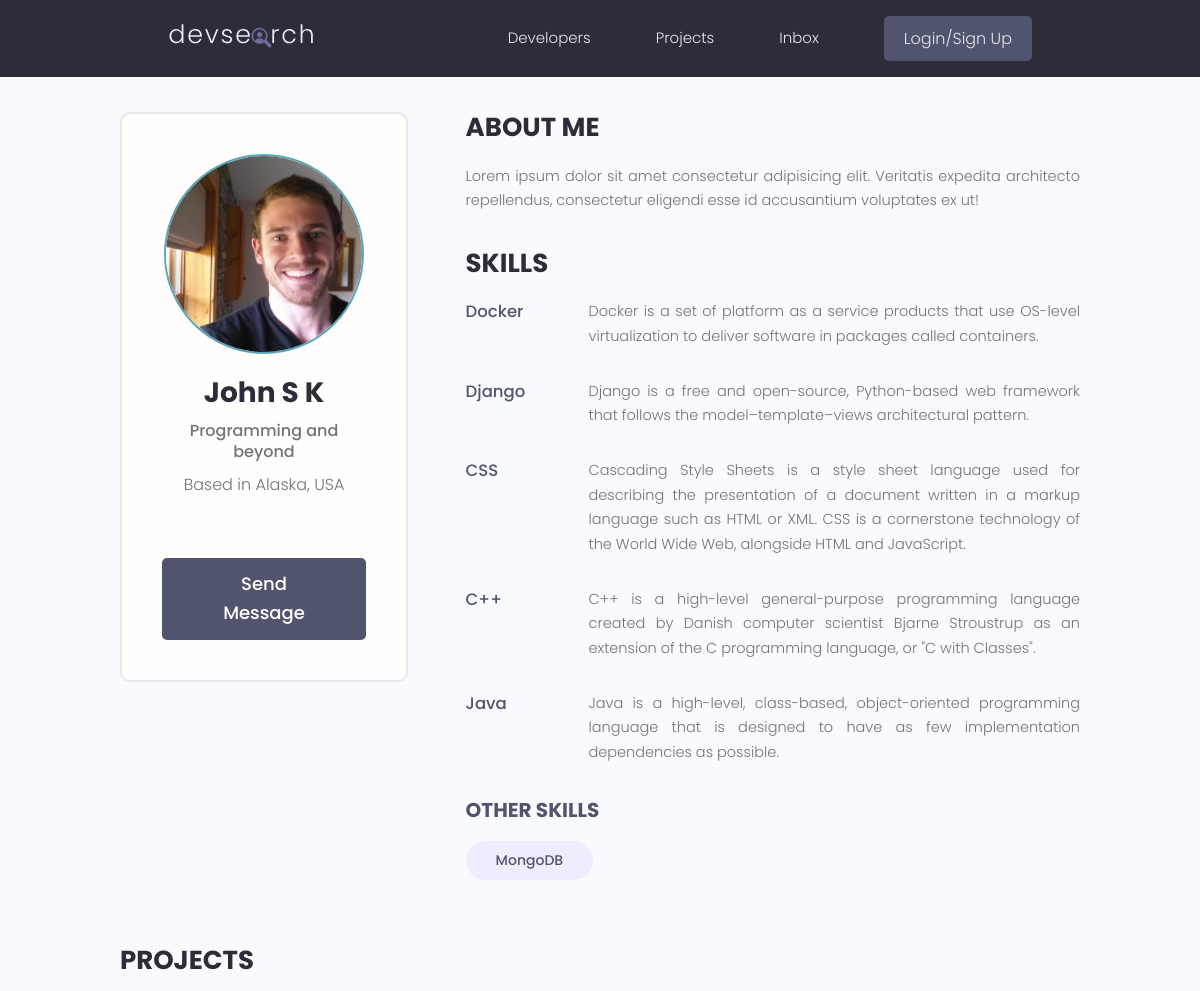
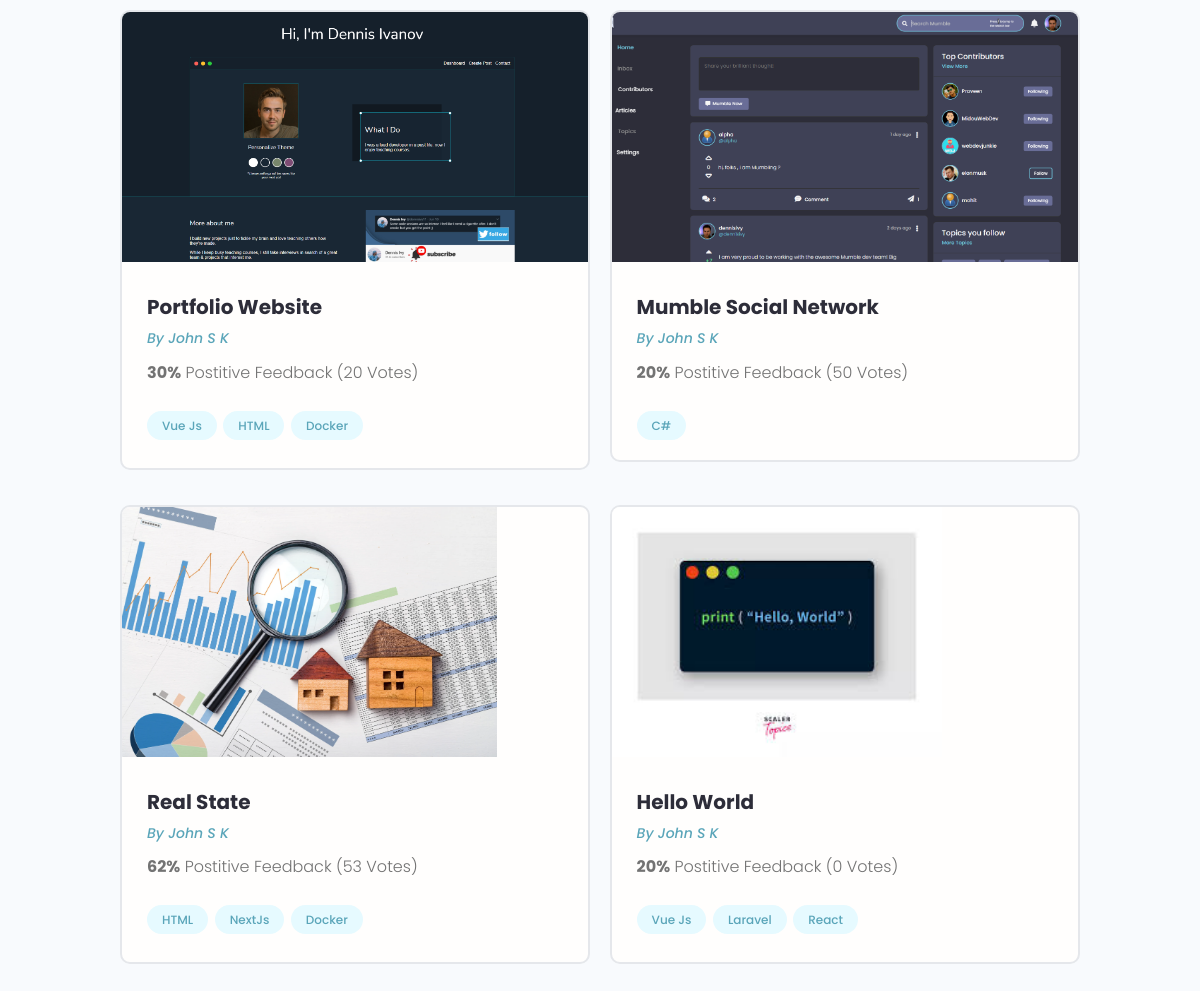
Before: /profile/77fecd0b-e8a5-420f-84e1-b9ab5e009ea2/ with the older database file (2 pictures, top to bottom).
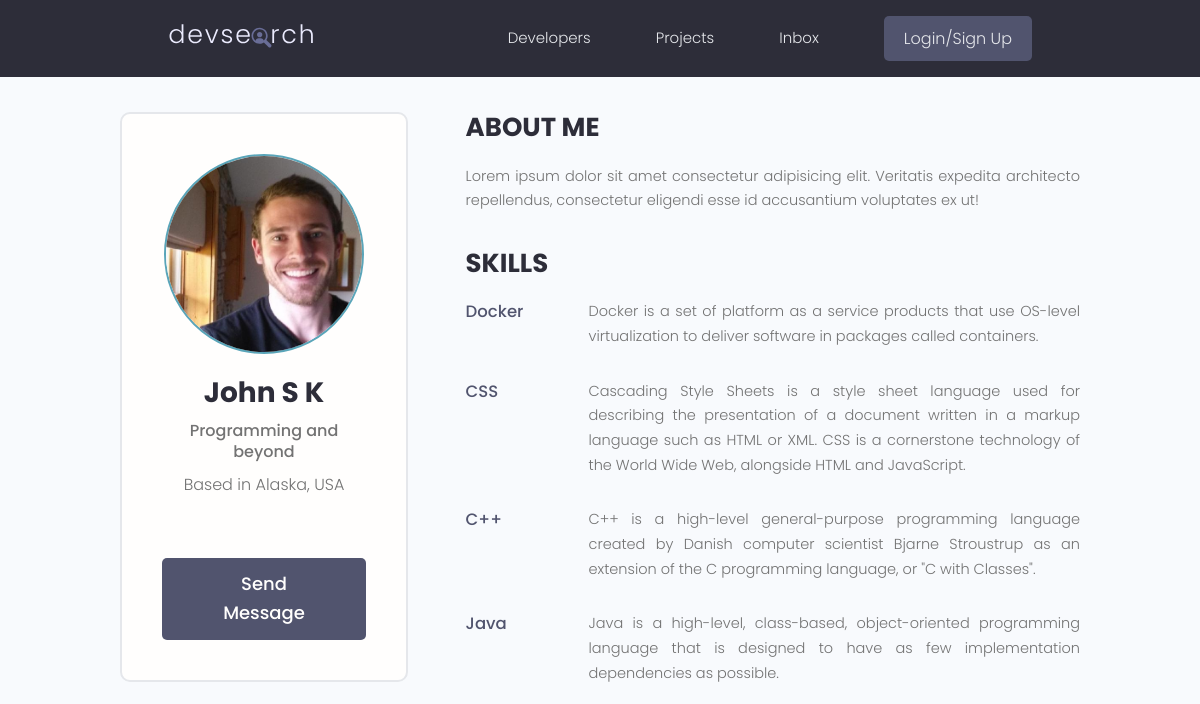
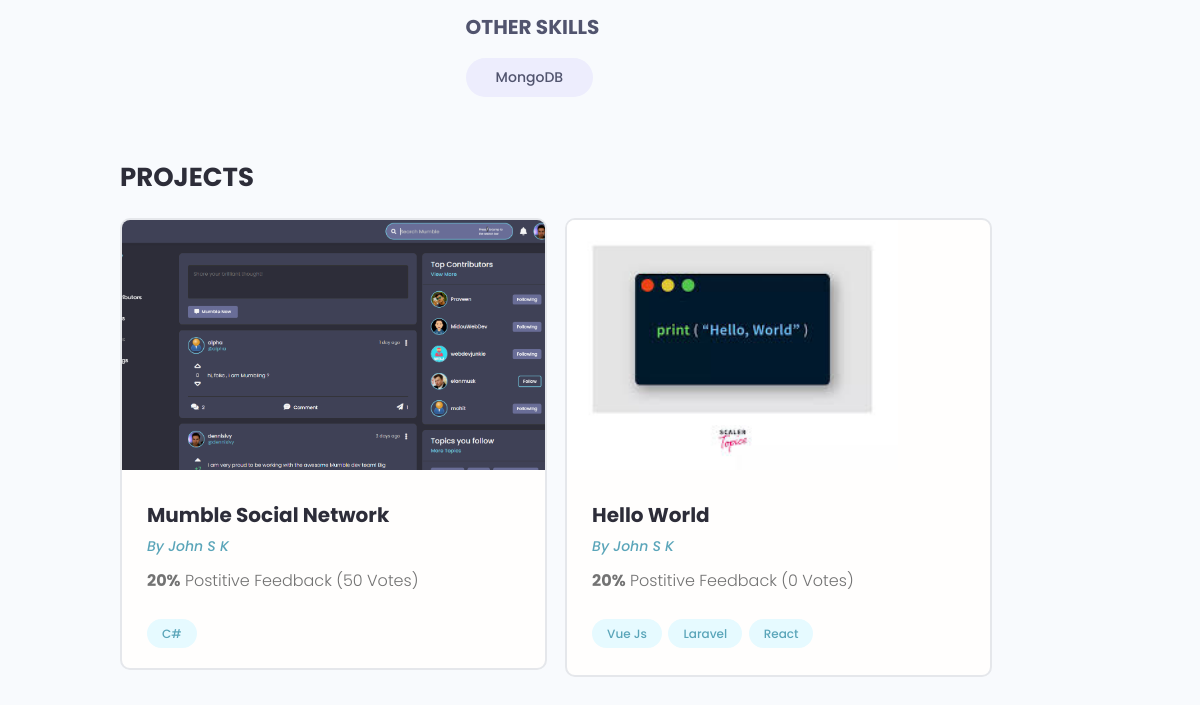
After: the same page with the newer database file (2 pictures, top to bottom).
### users/models.py (models this page shows, shortened)
class Skill(models.Model):
    owner = models.ForeignKey(Profile, null=True, blank=True,
                              on_delete=models.CASCADE)
    name = models.CharField(max_length=200, null=True, blank=True)
    description = models.TextField(null=True, blank=True)
    created = models.DateTimeField(auto_now_add=True)
    id = models.UUIDField(default=uuid.uuid4, unique=True,
                          primary_key=True, editable=False)
    def __str__(self):
        return str(self.name)

class Profile(models.Model):
    user = models.OneToOneField(User, on_delete=models.CASCADE, null=True, blank=True)
    name = models.CharField(max_length=200, null=True, blank=True)
    email = models.EmailField(max_length=200, blank=True, null=True)
    username = models.CharField(max_length=200, null=True, blank=True)
    location = models.CharField(max_length=200, null=True, blank=True)
    short_intro = models.CharField(max_length=200, blank=True, null=True)
    bio = models.TextField(blank=True, null=True)
    profile_image = models.ImageField(null=True, blank=True,
                                      upload_to='profiles/', default='profiles/user-default.png')
    social_github = models.CharField(max_length=200, blank=True, null=True)
    social_twitter = models.CharField(max_length=200, blank=True, null=True)
    social_linkedin = models.CharField(max_length=200, blank=True, null=True)
    social_website = models.CharField(max_length=200, blank=True, null=True)
    created = models.DateTimeField(auto_now_add=True)
    id = models.UUIDField(default=uuid.uuid4, unique=True,
                          primary_key=True, editable=False)

### projects/models.py (models this page shows, shortened)
class Project(models.Model):
    owner = models.ForeignKey(Profile, blank=True, null=True, on_delete=models.SET_NULL)
    title = models.CharField(max_length=200)
    description = models.TextField(null=True, blank=True)
    featured_image = models.ImageField(null=True, blank=True, default='default.jpg')
    demo_link = models.CharField(max_length=2000, null=True, blank=True)
    source_link = models.CharField(max_length=2000, null=True, blank=True)
    created = models.DateTimeField(auto_now_add=True)
    tags = models.ManyToManyField('Tag', blank=True)
    vote_total = models.IntegerField(default=0, null=True, blank=True)
    vote_ratio = models.IntegerField(default=0, null=True, blank=True)
    id = models.UUIDField(default=uuid.uuid4, unique=True,
                          primary_key=True, editable=False)

class Tag(models.Model):
    name = models.CharField(max_length=200)
    created = models.DateTimeField(auto_now_add=True)
    id = models.UUIDField(default=uuid.uuid4, unique=True,
                          primary_key=True, editable=False)
    def __str__(self):
        return self.name

### users/views.py (the view)
# urls.py: path('profile/<str:pk>/', views.userProfile, name='user-profile'),
def userProfile(request, pk):
    profile = Profile.objects.get(id=pk)
    topSkills = profile.skill_set.exclude(description__exact='')
    otherSkills = profile.skill_set.filter(description='')
    context = {
        'profile': profile,
        'topSkills': topSkills,
        'otherSkills': otherSkills,
    }
    return render(request, 'users/user-profile.html', context)

### users/templates/users/user-profile.html (shortened to what this page needs)
{% extends 'main.html' %}
{% block content %}
  <main class="profile my-md">
    <div class="container">
      <div class="layout">
        <div class="column column--1of3">
          <div class="card text-center">
            <div class="card__body dev">
              <img class="avatar avatar--xl" src="{{profile.profile_image.url}}" />
              <h2 class="dev__name">{{profile.name}}</h2>
              <p class="dev__title">{{profile.short_intro}}</p>
              <p class="dev__location">Based in {{profile.location}}</p>
            <a href="#" class="btn btn--sub btn--lg">Send Message </a>
        </div>
          </div>
        </div>
        <div class="column column--2of3">
          <div class="devInfo">
            <h3 class="devInfo__title">About Me</h3>
            <p class="devInfo__about">
              {{profile.bio}} </p>
          </div>
          <div class="devInfo">
            <h3 class="devInfo__title">Skills</h3>
            <div class="devInfo__skills">
                {% for skill in topSkills %}
              <div class="devSkill">
                <h4 class="devSkill__title">{{skill.name}}</h4>
                <p class="devSkill__info">
                {{skill.description}}
                </p>
              </div>
                {% endfor %}
              </div>
              <h3 class="devInfo__subtitle">Other Skills</h3>
              <div class="devInfo__otherSkills">
                {% for skill in otherSkills %}
                <span class="tag tag--pill tag--sub tag--lg">
                    <small>{{skill}}</small>
                </span>
                {% endfor %}
              </div>
            </div>
          </div>
          <div class="devInfo">
            <h3 class="devInfo__title">Projects</h3>
            <div class="grid grid--two">
                {% for project in profile.project_set.all %}
              <div class="column">
                <div class="card project">
                  <a href="{% url 'project' project.id %}" class="project">
                    <img class="project__thumbnail" src="{{project.featured_image.url}}" alt="project thumbnail" />
                    <div class="card__body">
                      <h3 class="project__title">{{project.title}}</h3>
                      <p><a class="project__author" href="{% url 'user-profile' project.owner.id %}">By {{project.owner.name}}</a></p>
                      <p class="project--rating">
                        <span style="font-weight: bold;">{{project.vote_ratio}}%</span> Postitive
                        Feedback ({{project.vote_total}} Vote{{project.vote_total|pluralize:'s'}})
                      </p>
                      <div class="project__tags">
                        {% for tag in project.tags.all %}
                        <span class="tag tag--pill tag--main">
                          <small>{{tag}}</small>
                        </span>
                        {% endfor %}
                      </div>
                    </div>
                  </a>
                </div>
              </div>
              {% endfor %}
            </div>
          </div>
        </div>
      </div>
  </main>
{% endblock %}

Changed rows visible on the page:
no longer on this page (row edited): Skill: name "Django", description "Django is a free and open-source, Python-based web framework that follows the model–template–views architectural pattern.", shown under "SKILLS"
no longer on this page (row edited): Project: featured_image (picture), title "Portfolio Website", owner.name "John S K", vote_ratio "30", vote_total "20", Tag (name "Vue Js")
no longer on this page (row unchanged): Tag: name "HTML"
no longer on this page (row unchanged): Tag: name "Docker"
no longer on this page (row edited): Project: featured_image (picture), title "Real State", owner.name "John S K", vote_ratio "62", vote_total "53"
no longer on this page (row unchanged): Tag: name "NextJs", shown under "Real State"
